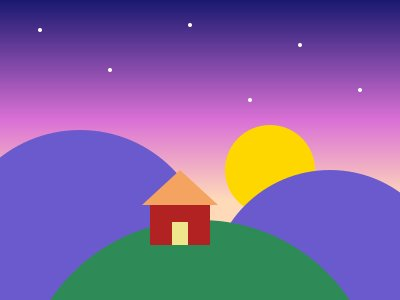
#> input picture vscode-extension/test/sketchbook/data/photo.png, 400 x 300 px
$ python -i compare.py   (imports and definitions only)
#> lines starting #> are read from the running program, lines starting #| are printed output that depends on the picture; after the words box and inside, x2 and y2 are one past the last pixel; in counts of white or black regions, pixels touching at a corner belong together
r"""Compare Canvas 2D renders (results/<case>/canvas.png) with the Cairo references (cases/<case>/ref.png).

    C:\Projects\playground\.venv\Scripts\python.exe tools/compare.py [case ...]   # default: every case in results/

Per case (written to results/compare.json and results/<case>/diff.png):
  diff_pct       percent of pixels whose RGB differs by more than 8/255 in any channel (spike 08's definition)
  mean_abs       mean absolute difference per channel, 0..255
  max_diff       largest single-channel difference
  strong_pct     percent of pixels differing by more than 64 (a clearly different colour, not just a shifted edge)
  off_edge_pct   percent of pixels that differ by more than 8 AND sit where neither image has an edge
                 (an edge = max-min of a 5x5 window above 12 in any channel, in either image)
  edges_only     off_edge_pct <= 0.2 and nothing differs by more than 64 outside an edge
  pass           diff_pct <= 3 and mean_abs <= 3 and edges_only
diff.png: grey = |difference| x 4, yellow = differs on an edge, red = differs away from any edge.
Uses Pillow only (no numpy).
"""
from __future__ import annotations

import json
import sys
from pathlib import Path

from PIL import Image, ImageChops, ImageFilter

WEB = Path(__file__).resolve().parent.parent
RESULTS = Path(__import__("os").environ.get("RESULTS_DIR", WEB / "results"))
CASES = WEB / "cases"
T_DIFF, T_STRONG, T_EDGE = 8, 64, 12


def maxchan(img: Image.Image) -> Image.Image:
    r, g, b = img.split()
    return ImageChops.lighter(ImageChops.lighter(r, g), b)


def edge_mask(img: Image.Image) -> Image.Image:
    hi, lo = img.filter(ImageFilter.MaxFilter(5)), img.filter(ImageFilter.MinFilter(5))
    return maxchan(ImageChops.subtract(hi, lo)).point(lambda v: 255 if v > T_EDGE else 0)


def count(mask: Image.Image) -> int:
    return mask.histogram()[255]


# [64 lines left out: functions compare, main, not called in this run]


# [2 lines not run here, left out]

>>> from PIL import Image
>>> picture = Image.open('../vscode-extension/test/sketchbook/data/photo.png')
#> picture is the input picture: PIL image 400x300 RGB; mean R, G, B 127.9, 99.4, 160.8
>>> result = edge_mask(picture)
#> in edge_mask, `hi, lo = img.filter(ImageFilter.MaxFilter(5)), img.filter(ImageFilter...`:
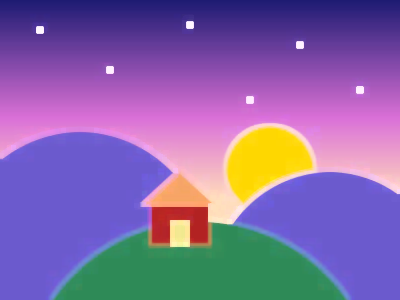
#> hi: PIL image 400x300 RGB; mean R, G, B 132.5, 103.4, 165.9
#> in edge_mask, `hi, lo = img.filter(ImageFilter.MaxFilter(5)), img.filter(ImageFilter...`:
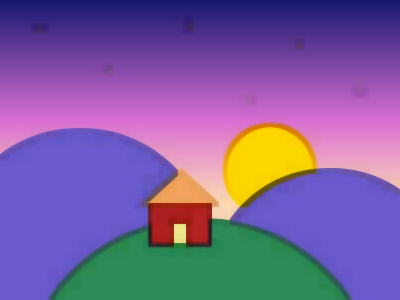
#> lo: PIL image 400x300 RGB; mean R, G, B 123.4, 95.9, 155.8
#> in maxchan, `r, g, b = img.split()`:
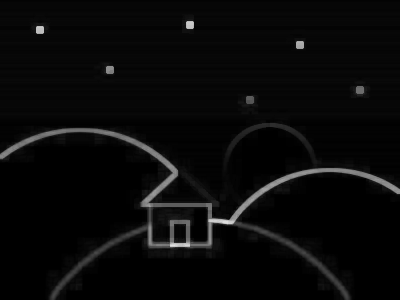
#> r: PIL image 400x300 L; min 0, max 224, mean 9.2
#> in maxchan, `r, g, b = img.split()`:
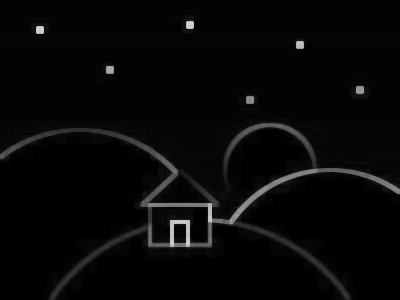
#> g: PIL image 400x300 L; min 0, max 216, mean 7.5
#> in maxchan, `r, g, b = img.split()`:
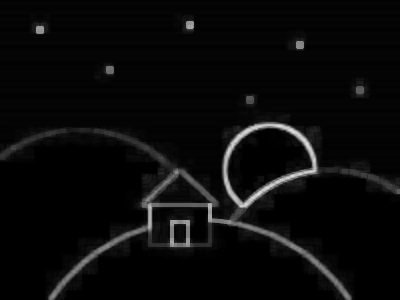
#> b: PIL image 400x300 L; min 0, max 227, mean 10.1
#> in maxchan, `return ImageChops.lighter(ImageChops.lighter(r, g), b)`:
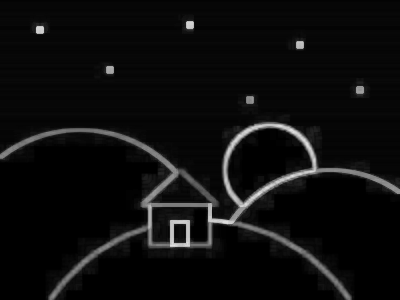
#> returned value: PIL image 400x300 L; min 0, max 227, mean 13.1
#> in edge_mask, `return maxchan(ImageChops.subtract(hi, lo)).point(lambda v: 255 if v >..`:
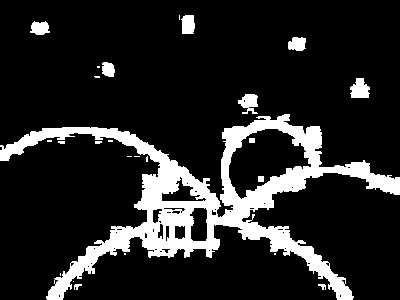
#> returned value: PIL image 400x300 L; 14.7% white; 25 white regions (14 under 20 px), largest, box (x1, y1, x2, y2) and area: (0, 114, 400, 300) 16032, (350, 78, 370, 98) 296, (238, 94, 258, 114) 258
